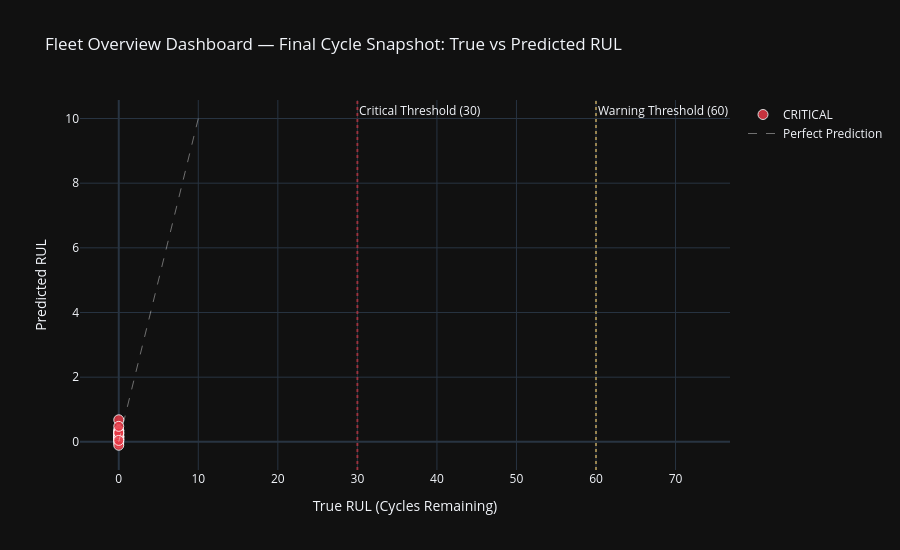

Notebook cell for this chart:
### Code cell
# Simulating a real-time fleet monitoring dashboard by plotting the last cycle of each engine
last_cycles = df[test_mask].sort_values('cycle').groupby('unit_id').last().reset_index()
last_cycles['RUL_pred'] = xgb_model.predict(last_cycles[feature_cols])
last_cycles['alert_pred'] = last_cycles['RUL_pred'].apply(rul_to_alert)
last_cycles['alert_true'] = last_cycles['RUL'].apply(rul_to_alert)

color_map = {'NORMAL': '#2a9d8f', 'WARNING': '#e9c46a', 'CRITICAL': '#e63946'}

fig = go.Figure()

for alert in ['NORMAL', 'WARNING', 'CRITICAL']:
    sub = last_cycles[last_cycles['alert_pred'] == alert]
    fig.add_trace(go.Scatter(
        x=sub['RUL'],
        y=sub['RUL_pred'],
        mode='markers',
        name=alert,
        marker=dict(color=color_map[alert], size=10, opacity=0.85,
                    line=dict(width=1, color='white')),
        text=sub['unit_id'].apply(lambda x: f'Engine ID: {x}'),
        hovertemplate='%{text}<br>True RUL: %{x}<br>Predicted RUL: %{y}<extra></extra>'
    ))

# Plotting the ideal perfect prediction diagonal
max_rul = int(last_cycles['RUL'].max()) + 10
fig.add_trace(go.Scatter(
    x=[0, max_rul], y=[0, max_rul],
    mode='lines', name='Perfect Prediction',
    line=dict(color='white', dash='dash', width=1),
    opacity=0.4
))

# Annotating critical and warning thresholds
fig.add_vline(x=30, line_dash='dot', line_color='#e63946', opacity=0.6, annotation_text='Critical Threshold (30)')
fig.add_vline(x=60, line_dash='dot', line_color='#e9c46a', opacity=0.6, annotation_text='Warning Threshold (60)')

fig.update_layout(
    title='Fleet Overview Dashboard — Final Cycle Snapshot: True vs Predicted RUL',
    xaxis_title='True RUL (Cycles Remaining)',
    yaxis_title='Predicted RUL',
    height=550, template='plotly_dark',
    font=dict(size=12)
)
fig.write_html('../results/fleet_overview.html')
fig.show()

### Figure 1 — Plotly figure (JSON) as saved in the notebook; plotly's stock layout.template omitted (floating-point values rounded to 4 significant figures)
{"data": [{"hovertemplate": "%{text}<br>True RUL: %{x}<br>Predicted RUL: %{y}<extra></extra>", "marker": {"color": "#2a9d8f", "line": {"color": "white", "width": 1}, "opacity": 0.85, "size": 10}, "mode": "markers", "name": "NORMAL", "text": [], "type": "scatter", "x": [], "y": []}, {"hovertemplate": "%{text}<br>True RUL: %{x}<br>Predicted RUL: %{y}<extra></extra>", "marker": {"color": "#e9c46a", "line": {"color": "white", "width": 1}, "opacity": 0.85, "size": 10}, "mode": "markers", "name": "WARNING", "text": [], "type": "scatter", "x": [], "y": []}, {"hovertemplate": "%{text}<br>True RUL: %{x}<br>Predicted RUL: %{y}<extra></extra>", "marker": {"color": "#e63946", "line": {"color": "white", "width": 1}, "opacity": 0.85, "size": 10}, "mode": "markers", "name": "CRITICAL", "text": ["Engine ID: 1", "Engine ID: 5", "Engine ID: 11", "Engine ID: 13", "Engine ID: 19", "Engine ID: 23", "Engine ID: 31", "Engine ID: 32", "Engine ID: 34", "Engine ID: 40", "Engine ID: 45", "Engine ID: 46", "Engine ID: 54", "Engine ID: 71", "Engine ID: 74", "Engine ID: 77", "Engine ID: 78", "Engine ID: 81", "Engine ID: 84", "Engine ID: 91"], "type": "scatter", "x": [0, 0, 0, 0, 0, 0, 0, 0, 0, 0, 0, 0, 0, 0, 0, 0, 0, 0, 0, 0], "y": [0.1299, 0.6809, 0.1595, 0.07195, 0.3562, 0.2456, 0.1642, 0.1538, 0.07228, 0.02024, 0.1002, 0.3427, 0.203, -0.0353, 0.2756, -0.106, 0.3068, 0.2694, 0.4783, 0.04361]}, {"line": {"color": "white", "dash": "dash", "width": 1}, "mode": "lines", "name": "Perfect Prediction", "opacity": 0.4, "type": "scatter", "x": [0, 10], "y": [0, 10]}], "layout": {"annotations": [{"showarrow": false, "text": "Critical Threshold (30)", "x": 30, "xanchor": "left", "xref": "x", "y": 1, "yanchor": "top", "yref": "y domain"}, {"showarrow": false, "text": "Warning Threshold (60)", "x": 60, "xanchor": "left", "xref": "x", "y": 1, "yanchor": "top", "yref": "y domain"}], "font": {"size": 12}, "height": 550, "shapes": [{"line": {"color": "#e63946", "dash": "dot"}, "opacity": 0.6, "type": "line", "x0": 30, "x1": 30, "xref": "x", "y0": 0, "y1": 1, "yref": "y domain"}, {"line": {"color": "#e9c46a", "dash": "dot"}, "opacity": 0.6, "type": "line", "x0": 60, "x1": 60, "xref": "x", "y0": 0, "y1": 1, "yref": "y domain"}], "title": {"text": "Fleet Overview Dashboard — Final Cycle Snapshot: True vs Predicted RUL"}, "xaxis": {"title": {"text": "True RUL (Cycles Remaining)"}}, "yaxis": {"title": {"text": "Predicted RUL"}}}}
